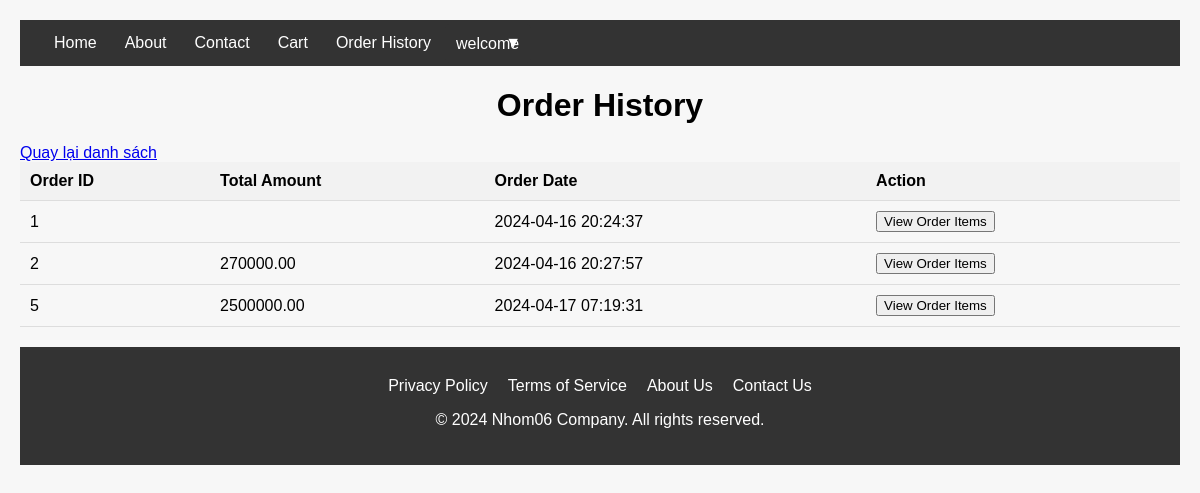
The app's page /history_order.php (signed in) with its own data.
### tables this page shows
CREATE TABLE `orders` (
  `OrderID` int(11) NOT NULL,
  `UserID` int(11) NOT NULL,
  `OrderDate` datetime DEFAULT current_timestamp(),
  `total_amount` decimal(10,2) DEFAULT NULL
);

### history_order.php (the view, shortened to what this page needs)
<?php
include 'header.php';
require_once 'db_config.php';
$userID = $_SESSION['user_id'];
$sql = "SELECT * FROM Orders WHERE UserID = ?";
$stmt = $db->prepare($sql);
$stmt->execute([$userID]);
$orders = $stmt->fetchAll(PDO::FETCH_ASSOC);
?>
<!DOCTYPE html>
<html lang="en">
<head>
</head>
<body>
    <h1>Order History</h1>
    <a href="index.php?" class="btn-back">Quay lại danh sách</a>
    <table>
        <tr>
            <th>Order ID</th>
            <th>Total Amount</th>
            <th>Order Date</th>
            <th>Action</th>
        </tr>
        <?php foreach ($orders as $order) : ?>
            <tr>
                <td><?php echo $order['OrderID']; ?></td>
                <td><?php echo $order['total_amount']; ?></td>
                <td><?php echo $order['OrderDate']; ?></td>
                <td>
                    <form action="order_items.php" method="get">
                        <button type="submit">View Order Items</button>
                    </form>
                </td>
            </tr>
        <?php endforeach; ?>
    </table>
    <?php include 'footer.php'; ?>
</body>
</html>

### header.php (style rules this page uses)
body { font-family: Arial, sans-serif; margin: 0; padding: 20px; background-color: #f7f7f7; }
h1 { text-align: center; margin-bottom: 20px; }

### history_order.php (style rules this page uses)
body { font-family: Arial, sans-serif; margin: 0; padding: 20px; }
h1 { text-align: center; margin-bottom: 20px; }
table { width: 100%; border-collapse: collapse; }
th, td { padding: 10px; text-align: left; border-bottom: 1px solid #ddd; }
th { background-color: #f2f2f2; }

### records on screen
orders: OrderID "1", OrderDate "2024-04-16 20:24:37"
orders: OrderID "2", total_amount "270000.00", OrderDate "2024-04-16 20:27:57"
orders: OrderID "5", total_amount "2500000.00", OrderDate "2024-04-17 07:19:31"
